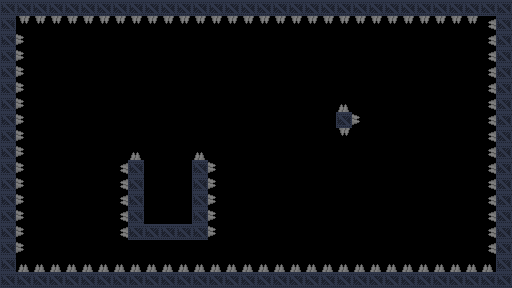

The image is a tile-based game level rendered from a .tmx file. Its description and complete source (layers, tilesets, objects, tile grids) follow:
An orthogonal 32x18 tile map with 16x16 px tiles, 2 tile layers (background, details), 2 tilesets and 8 objects (3x door_1, 2x gravity, spawn, switch_1, goal).

<map version="1.5" tiledversion="1.7.2" orientation="orthogonal" renderorder="right-down" width="32" height="18" tilewidth="16" tileheight="16" infinite="0" nextlayerid="4" nextobjectid="28">
 <tileset firstgid="1" source="industrial.v2.tsx" />
 <tileset firstgid="1025" source="Dungeon Sprites.tsx" />
 <layer id="3" name="background" width="32" height="18">
  <data encoding="csv">
0,0,0,0,0,0,0,0,0,0,0,0,0,0,0,0,0,0,0,0,0,0,0,0,0,0,0,0,0,0,0,0,
0,0,0,0,0,0,0,0,0,0,0,0,0,0,0,0,0,0,0,0,0,0,0,0,0,0,0,0,0,0,0,0,
0,0,0,0,0,0,0,0,0,0,0,0,0,0,0,0,0,0,0,0,0,0,0,0,0,0,0,0,0,0,0,0,
0,0,0,0,0,0,0,0,0,0,0,0,0,0,0,0,0,0,0,0,0,0,0,0,0,0,0,0,0,0,0,0,
0,0,0,0,0,0,0,0,0,0,0,0,0,0,0,0,0,0,0,0,0,0,0,0,0,0,0,0,0,0,0,0,
0,0,0,0,0,0,0,0,0,0,0,0,0,0,0,0,0,0,0,0,0,0,0,0,0,0,0,0,0,0,0,0,
0,0,0,0,0,0,0,0,0,0,0,0,0,0,0,0,0,0,0,0,0,0,0,0,0,0,0,0,0,0,0,0,
0,0,0,0,0,0,0,0,0,0,0,0,0,0,0,0,0,0,0,0,0,0,0,0,0,0,0,0,0,0,0,0,
0,0,0,0,0,0,0,0,0,0,0,0,0,0,0,0,0,0,0,0,0,0,0,0,0,0,0,0,0,0,0,0,
0,0,0,0,0,0,0,0,0,0,0,0,0,0,0,0,0,0,0,0,0,0,0,0,0,0,0,0,0,0,0,0,
0,0,0,0,0,0,0,0,0,0,0,0,0,0,0,0,0,0,0,0,0,0,0,0,0,0,0,0,0,0,0,0,
0,0,0,0,0,0,0,0,0,0,0,0,0,0,0,0,0,0,0,0,0,0,0,0,0,0,0,0,0,0,0,0,
0,0,0,0,0,0,0,0,0,0,0,0,0,0,0,0,0,0,0,0,0,0,0,0,0,0,0,0,0,0,0,0,
0,0,0,0,0,0,0,0,0,0,0,0,0,0,0,0,0,0,0,0,0,0,0,0,0,0,0,0,0,0,0,0,
0,0,0,0,0,0,0,0,0,0,0,0,0,0,0,0,0,0,0,0,0,0,0,0,0,0,0,0,0,0,0,0,
0,0,0,0,0,0,0,0,0,0,0,0,0,0,0,0,0,0,0,0,0,0,0,0,0,0,0,0,0,0,0,0,
0,0,0,0,0,0,0,0,0,0,0,0,0,0,0,0,0,0,0,0,0,0,0,0,0,0,0,0,0,0,0,0,
0,0,0,0,0,0,0,0,0,0,0,0,0,0,0,0,0,0,0,0,0,0,0,0,0,0,0,0,0,0,0,0
</data>
 </layer>
 <layer id="1" name="details" width="32" height="18">
  <properties>
   <property name="physics" type="bool" value="true" />
  </properties>
  <data encoding="csv">
54,54,54,54,54,54,54,54,54,54,54,54,54,54,54,54,54,54,54,54,54,54,54,54,54,54,54,54,54,54,54,54,
54,3221226628,3221226628,3221226628,3221226628,3221226628,3221226628,3221226628,3221226628,3221226628,3221226628,3221226628,3221226628,3221226628,3221226628,3221226628,3221226628,3221226628,3221226628,3221226628,3221226628,3221226628,3221226628,3221226628,3221226628,3221226628,3221226628,3221226628,3221226628,3221226628,1610613892,54,
54,2684355716,0,0,0,0,0,0,0,0,0,0,0,0,0,0,0,0,0,0,0,0,0,0,0,0,0,0,0,0,1610613892,54,
54,2684355716,0,0,0,0,0,0,0,0,0,0,0,0,0,0,0,0,0,0,0,0,0,0,0,0,0,0,0,0,1610613892,54,
54,2684355716,0,0,0,0,0,0,0,0,0,0,0,0,0,0,0,0,0,0,0,0,0,0,0,0,0,0,0,0,1610613892,54,
54,2684355716,0,0,0,0,0,0,0,0,0,0,0,0,0,0,0,0,0,0,0,0,0,0,0,0,0,0,0,0,1610613892,54,
54,2684355716,0,0,0,0,0,0,0,0,0,0,0,0,0,0,0,0,0,0,0,1156,0,0,0,0,0,0,0,0,1610613892,54,
54,2684355716,0,0,0,0,0,0,0,0,0,0,0,0,0,0,0,0,0,0,0,54,2684355716,0,0,0,0,0,0,0,1610613892,54,
54,2684355716,0,0,0,0,0,0,0,0,0,0,0,0,0,0,0,0,0,0,0,3221226628,0,0,0,0,0,0,0,0,1610613892,54,
54,2684355716,0,0,0,0,0,0,1156,0,0,0,1156,0,0,0,0,0,0,0,0,0,0,0,0,0,0,0,0,0,1610613892,54,
54,2684355716,0,0,0,0,0,1610613892,54,0,0,0,54,2684355716,0,0,0,0,0,0,0,0,0,0,0,0,0,0,0,0,1610613892,54,
54,2684355716,0,0,0,0,0,1610613892,54,0,0,0,54,2684355716,0,0,0,0,0,0,0,0,0,0,0,0,0,0,0,0,1610613892,54,
54,2684355716,0,0,0,0,0,1610613892,54,0,0,0,54,2684355716,0,0,0,0,0,0,0,0,0,0,0,0,0,0,0,0,1610613892,54,
54,2684355716,0,0,0,0,0,1610613892,54,0,0,0,54,2684355716,0,0,0,0,0,0,0,0,0,0,0,0,0,0,0,0,1610613892,54,
54,2684355716,0,0,0,0,0,1610613892,54,54,54,54,54,2684355716,0,0,0,0,0,0,0,0,0,0,0,0,0,0,0,0,1610613892,54,
54,2684355716,0,0,0,0,0,0,0,0,0,0,0,0,0,0,0,0,0,0,0,0,0,0,0,0,0,0,0,0,1610613892,54,
54,1156,1156,1156,1156,1156,1156,1156,1156,1156,1156,1156,1156,1156,1156,1156,1156,1156,1156,1156,1156,1156,1156,1156,1156,1156,1156,1156,1156,1156,1156,54,
54,54,54,54,54,54,54,54,54,54,54,54,54,54,54,54,54,54,54,54,54,54,54,54,54,54,54,54,54,54,54,54
</data>
 </layer>
 <objectgroup id="2" name="objects">
  <object id="2" name="spawn" gid="513" x="160" y="128" width="16" height="16" />
  <object id="12" name="gravity" gid="526" x="156" y="260" width="16" height="16" />
  <object id="18" name="door_1" gid="138" x="144" y="176" width="16" height="16" />
  <object id="19" name="door_1" gid="138" x="160" y="176" width="16" height="16" />
  <object id="20" name="door_1" gid="138" x="176" y="176" width="16" height="16" />
  <object id="23" name="gravity" gid="526" x="400" y="128" width="16" height="16" />
  <object id="25" name="switch_1" gid="262" x="320" y="128" width="16" height="16" rotation="270" />
  <object id="27" name="goal" gid="1158" x="160" y="200" width="16" height="16" />
 </objectgroup>
</map>
